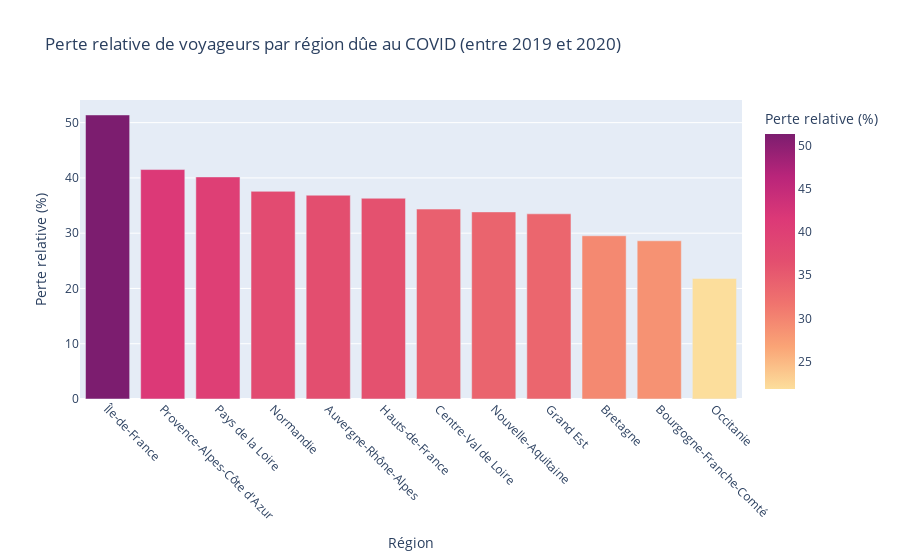

Notebook source saved alongside this figure:
### Code cell
region_year_travelers = gares_communes.groupby(['Année', 'nom_region'])['Total Voyageurs'].sum().reset_index()
region_year_travelers_2019_2020 = region_year_travelers.query('Année in ["2019", "2020"]').reset_index(drop=True)

region_year_travelers_loss = region_year_travelers_2019_2020.pivot(index='nom_region', columns='Année', values='Total Voyageurs').reset_index()

region_year_travelers_loss["relative_loss"] = ((region_year_travelers_loss["2019"] - region_year_travelers_loss["2020"]) / region_year_travelers_loss["2019"] * 100).round(2)

df_loss = region_year_travelers_loss.copy()
df_loss = df_loss.sort_values("relative_loss", ascending=False)

fig = px.bar(
    df_loss,
    x="nom_region",
    y="relative_loss",
    labels={"nom_region": "Région", "relative_loss": "Perte relative (%)"},
    title="Perte relative de voyageurs par région dûe au COVID (entre 2019 et 2020)",
    color="relative_loss",
    color_continuous_scale="Sunsetdark"
)
fig.update_layout(xaxis_tickangle=45)
fig.show()

### Figure 1 — Plotly figure (JSON) as saved in the notebook; plotly's stock layout.template omitted (floating-point values rounded to 4 significant figures)
{"data": [{"alignmentgroup": "True", "hovertemplate": "Région=%{x}<br>Perte relative (%)=%{marker.color}<extra></extra>", "legendgroup": "", "marker": {"color": [51.39, 41.51, 40.18, 37.57, 36.87, 36.32, 34.36, 33.85, 33.5, 29.53, 28.62, 21.81], "coloraxis": "coloraxis", "pattern": {"shape": ""}}, "name": "", "offsetgroup": "", "orientation": "v", "showlegend": false, "textposition": "auto", "type": "bar", "x": ["Île-de-France", "Provence-Alpes-Côte d'Azur", "Pays de la Loire", "Normandie", "Auvergne-Rhône-Alpes", "Hauts-de-France", "Centre-Val de Loire", "Nouvelle-Aquitaine", "Grand Est", "Bretagne", "Bourgogne-Franche-Comté", "Occitanie"], "xaxis": "x", "y": [51.39, 41.51, 40.18, 37.57, 36.87, 36.32, 34.36, 33.85, 33.5, 29.53, 28.62, 21.81], "yaxis": "y"}], "layout": {"barmode": "relative", "coloraxis": {"colorbar": {"title": {"text": "Perte relative (%)"}}, "colorscale": [[0, "rgb(252, 222, 156)"], [0.1667, "rgb(250, 164, 118)"], [0.3333, "rgb(240, 116, 110)"], [0.5, "rgb(227, 79, 111)"], [0.6667, "rgb(220, 57, 119)"], [0.8333, "rgb(185, 37, 122)"], [1, "rgb(124, 29, 111)"]]}, "legend": {"tracegroupgap": 0}, "title": {"text": "Perte relative de voyageurs par région dûe au COVID (entre 2019 et 2020)"}, "xaxis": {"anchor": "y", "domain": [0, 1], "tickangle": 45, "title": {"text": "Région"}}, "yaxis": {"anchor": "x", "domain": [0, 1], "title": {"text": "Perte relative (%)"}}}}
